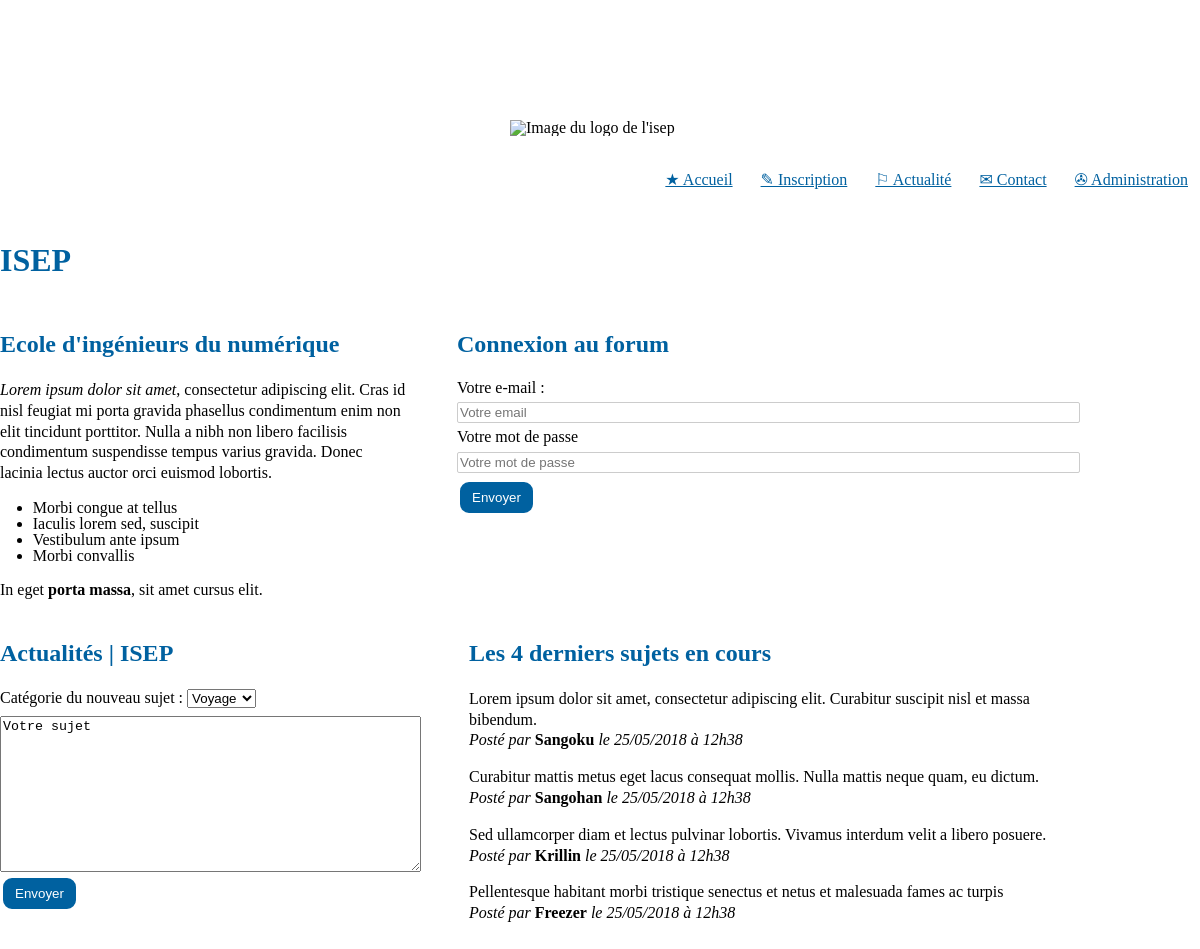
/php/index.php, run on an earlier commit of the app's database.
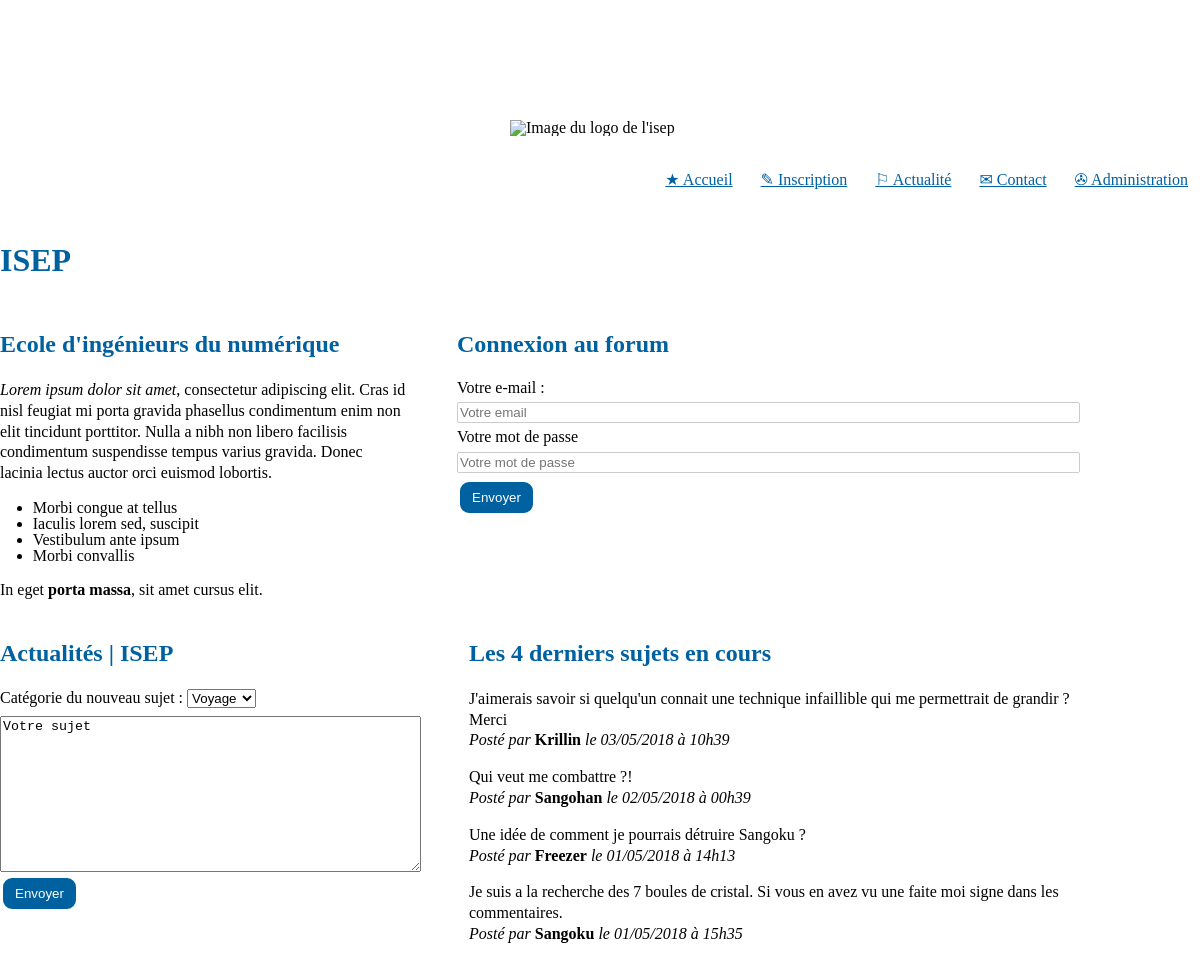
And on a later commit of the database.
### tables this page shows
CREATE TABLE IF NOT EXISTS `subjects` (
  `id` int(11) NOT NULL AUTO_INCREMENT,
  `content` text NOT NULL,
  `category` varchar(100) NOT NULL DEFAULT 'Autre',
  `dateTime` datetime NOT NULL DEFAULT CURRENT_TIMESTAMP,
  `user_id` int(11) NOT NULL,
  PRIMARY KEY (`id`)
);

CREATE TABLE IF NOT EXISTS `users` (
  `id` int(11) NOT NULL AUTO_INCREMENT,
  `name` varchar(100) NOT NULL,
  `last_name` varchar(100) NOT NULL,
  `mail` varchar(100) NOT NULL,
  `pass` varchar(100) NOT NULL,
  PRIMARY KEY (`id`)
);

### php/controllers/fonctions.php (called while the page is built, shortened)
<?php
include "models/requetes.php";
function isUserConnected(){
    return isset($_SESSION['user_name'])?true:false;
}

### php/controllers/mainController.php (called while the page is built, shortened)
<?php
if (!isset($_GET['function']) || empty($_GET['function'])) {
    $function = "default";
} else {
    $function = $_GET['function'];
}
switch ($function) {
    case 'default':
        $vue = "accueil";
        break;
}
require "views/header.php";
include('views/' . $vue . '.php');

### php/models/requetes.php (called while the page is built, shortened)
<?php
function get_subjects(PDO $bdd, int $n, string $filtre): array {
    $statement = $bdd->prepare('SELECT subjects.id AS subject_id, subjects.dateTime AS subjectDateTime,MAX(responses.dateTime) AS lastResponseDateTime, subjects.category, subjects.content AS subjectContent,users.name AS subjectUserName
                                         FROM ((subjects
                                         INNER JOIN users ON subjects.user_id = users.id )
                                         /*Pour aussi récupérer les sujets qui n ont pas encore de réponses on utilise LEFT JOIN*/
                                         LEFT JOIN responses ON responses.subject_id = subjects.id)
                                         WHERE '.$filtre.'
                                         GROUP BY subjects.id
                                         ORDER  BY lastResponseDateTime DESC
                                         LIMIT '.$n);
    $statement->execute();
    $return = $statement->fetchAll();
    return $return;
}

### php/views/fonctions.php (the view, shortened to what this page needs)
<?php
function displayConnexion(){
    if(isUserConnected()){
        echo displayDeconnexion();
    }
    else{
        include 'connexion.php';
    }
}
function displayInscription(){
    if(!isUserConnected()){
        echo ("<a href=\"index.php?cible=mainController&function=bouttonInscription\" class=\"liens\">&#9998; Inscription</a>");
    }
}
function dateFr($dateUS){
    $dateFR = strftime('%d-%m-%Y',strtotime($dateUS));
    $dateFRslash=str_replace (  '-' , '/' ,$dateFR);
    return $dateFRslash;
}
function heureFr(string $heureUS){
    $heureFr = explode(' ',$heureUS);
    $heureFr1 = substr_replace($heureFr[1], '', -3, 3);
    $heureFr2 =str_replace (  ':' , 'h' ,$heureFr1);
    return $heureFr2;
}
function recupereSubjects($bdd,$n,$where){
    $subjects = get_subjects($bdd,$n,$where);
    foreach ($subjects as $key=>$elm){
        $subjects[$key]['subjectDate'] = dateFr($subjects[$key]['subjectDateTime']);
        $subjects[$key]['subjectTime'] = heureFr($subjects[$key]['subjectDateTime']);
    }
    return $subjects;
}
function displaySubjects($bdd,$n,$Filter){
    $subjects = recupereSubjects($bdd,$n,$Filter);
    foreach ($subjects as $key=>$elm){
        echo(
            "<p>"
                . $subjects[$key]['subjectContent'] ." <br>
                <em>Posté par</em> <strong>". $subjects[$key]['subjectUserName'] ."</strong> <em>le ". $subjects[$key]['subjectDate'] ." à " . $subjects[$key]['subjectTime'] . " </em>
            </p>"
        );
    }
}

What changed in the data, as far as the page shows it:
changed subjects "Krillin": content "Sed ullamcorper diam et lectus pulvinar lobortis. Vivamus interdum velit a libero posuere." → "J'aimerais savoir si quelqu'un connait une technique infaillible qui me permettrait de grandir ? Merci"; subjectDate "25/05/2018" → "03/05/2018"; subjectTime "12h38" → "10h39"; moves up the list
changed subjects "Sangohan": content "Curabitur mattis metus eget lacus consequat mollis. Nulla mattis neque quam, eu dictum." → "Qui veut me combattre ?!"; subjectDate "25/05/2018" → "02/05/2018"; subjectTime "12h38" → "00h39"; moves down the list
changed subjects "Freezer": content "Pellentesque habitant morbi tristique senectus et netus et malesuada fames ac turpis" → "Une idée de comment je pourrais détruire Sangoku ?"; subjectDate "25/05/2018" → "01/05/2018"; subjectTime "12h38" → "14h13"; moves up the list
changed subjects "Sangoku": content "Lorem ipsum dolor sit amet, consectetur adipiscing elit. Curabitur suscipit nisl et massa bibendum." → "Je suis a la recherche des 7 boules de cristal. Si vous en avez vu une faite moi signe dans les commentaires."; subjectDate "25/05/2018" → "01/05/2018"; subjectTime "12h38" → "15h35"
